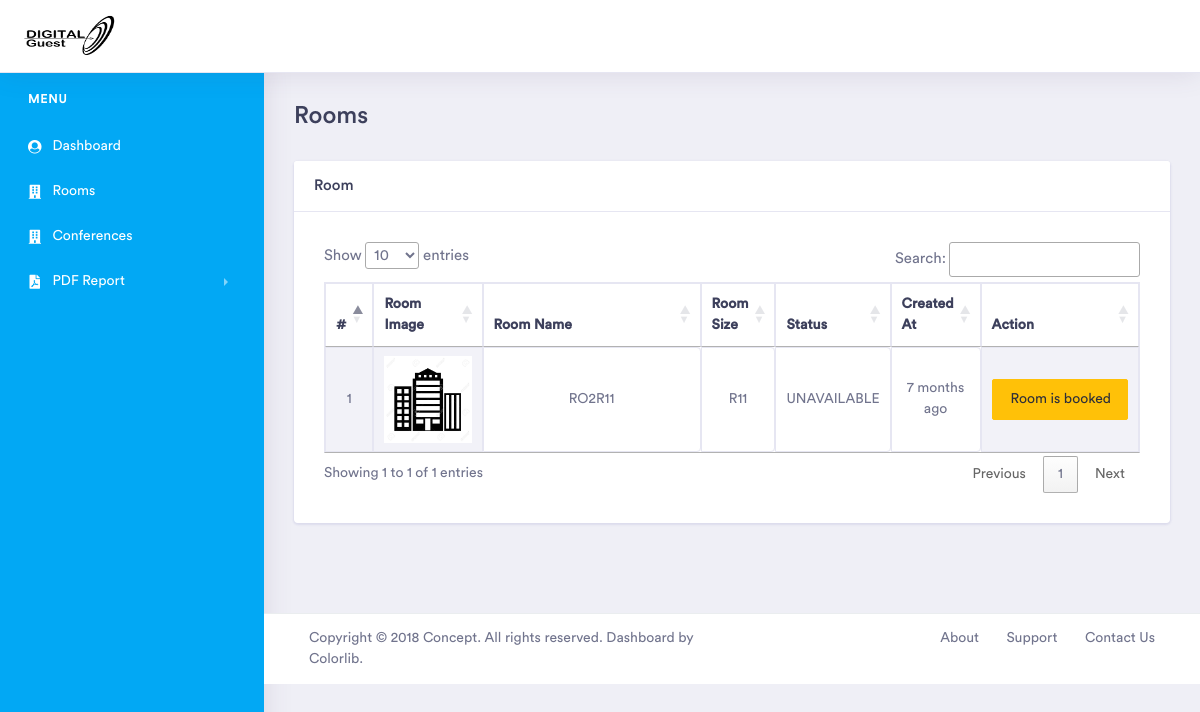
The page /visitorsadmin/room on the database as committed earlier.
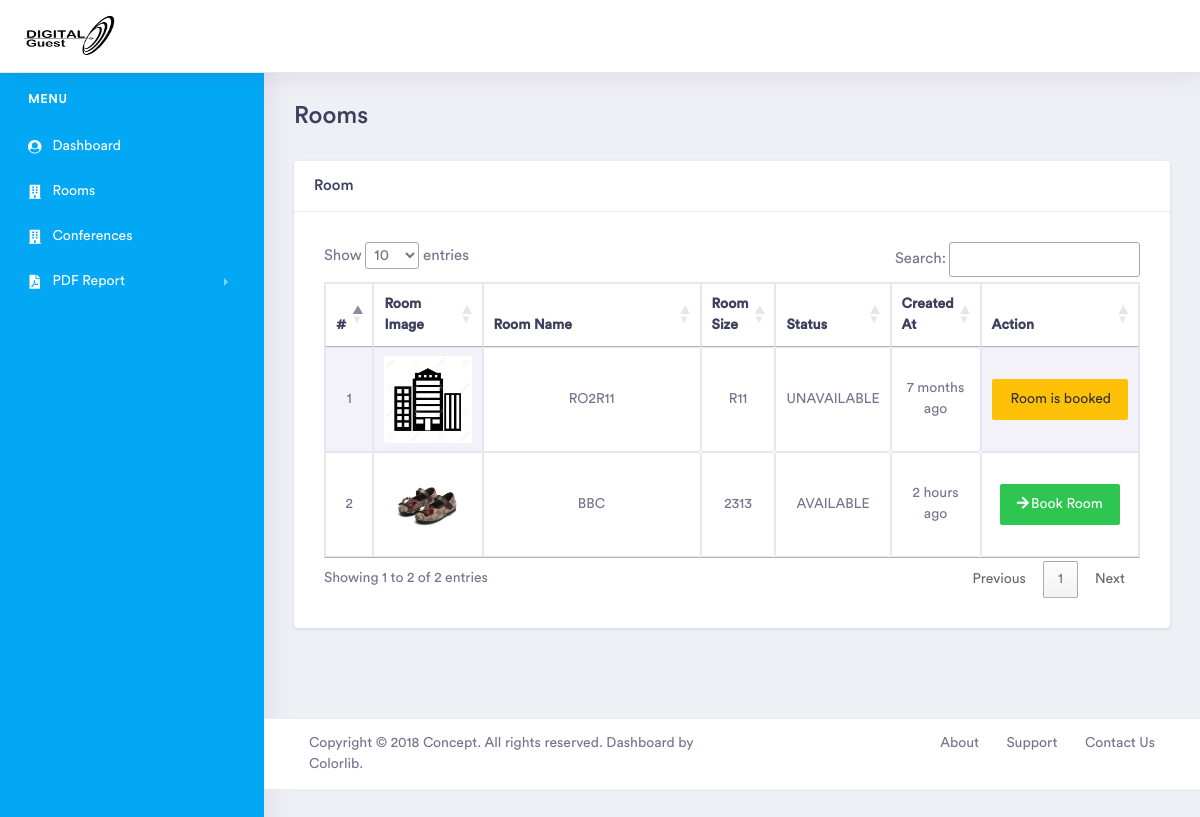
The same page on the database as committed later.
### visitorsfront/models.py (models this page shows, shortened)
class Room(models.Model):
    room_name = models.CharField(max_length=200, null=False, blank=False)
    room_number = models.CharField(max_length=200, null=False, blank=False)
    room_image = models.ImageField(max_length=200, null=False, blank=False, upload_to='rooms')
    created_at = models.DateTimeField(auto_now_add=True)
    updated_at = models.DateTimeField(auto_now=True)
    ROOM_STATUS=(
        ('AVAILABLE', 'Available'),
        ('UNAVAILABLE','Unavailable'),
    )
    status = models.CharField(choices=ROOM_STATUS, max_length=200, null=False, blank=False, default='AVAILABLE')

### visitorsadmin/views.py (the view)
# urls.py: path('room', views.room, name='room'),
def room(request):
    rooms =Room.objects.all()
    context = {
        'rooms': rooms,
    }
    return render(request, 'tulia/orders/new_orders.html', context)

### visitorsadmin/templatetags/call_method.py (called while the page is built)
@register.filter(name='if_admin')
def if_admin(request):
    user=request.user.id
    admin = User.objects.filter(id=user, is_superuser=True).first()
    if admin:
        return True
    return False

@register.filter(name='if_user_has_booked_a_room')
def if_user_has_booked_a_room(request, room_id):
    user = request.user
    room = Room.objects.filter(id=room_id).first()
    visitor = Visitor.objects.filter(user_ptr_id=user.id).first()
    v_room = Room_visitor.objects.filter(visitor=visitor, room=room, status='BOOKED').last()
    if v_room:
        return True
    else:
        return False

### visitorsadmin/templates/tulia/orders/new_orders.html (shortened to what this page needs)
{% extends 'tulia/dashboard/dashboard.html' %}
{% load humanize %}
{% load static %}
{% load call_method %}
{% block content %}
    <div class="dashboard-wrapper">
            <div class="container-fluid  dashboard-content">
                <div class="row">
                    <div class="col-xl-12 col-lg-12 col-md-12 col-sm-12 col-12">
                        <div class="page-header">
                            <h2 class="pageheader-title">Rooms</h2>
                        </div>
                    </div>
                </div>
                <div class="row">
                    <div class="col-xl-12 col-lg-12 col-md-12 col-sm-12 col-12">
                        <div class="card">
                            <h5 class="card-header">Room
                            </h5>
                            <div class="card-body">
                                <div class="table-responsive">
                                 {% if rooms|length > 0 %}
                                    <div class="main-chart" id="line-chart" style="padding: 10px">
                                       <table id="myTable" class="example table table-striped table-bordered" style="">
                                            <thead>
                                                <tr class="text-capitalize">
                                                    <th>#</th>
                                                    <th>Room Image</th>
                                                    <th>Room Name</th>
                                                    <th>Room Size</th>
                                                    <th>Status</th>
                                                    <th>Created At</th>
                                                    <th>Action</th>
                                                </tr>
                                            </thead>
                                            <tbody>
                                                {% for room in rooms %}
                                                    <tr class="text-center ">
                                                        <td>{{ forloop.counter }}</td>
                                                         <td class="tb-data tb-data" style="width: 110px; position: relative">
                                                            <div class="product-image ">
                                                               <img style="width: 100%;" src="{{ room.room_image.url }}" alt="{{ room.room_name }}">
                                                            </div>
                                                        </td>
                                                        <td class="product-details" style="width: 299px; text-transform: uppercase;">{{ room.room_name }}</td>
                                                        <td class="product-details" style="">{{ room.room_number }}</td>
                                                        <td class="product-details" style="">
                                                            {% if not request|if_admin %}
                                                                {{ room.status }}
                                                            {% endif %}
                                                        </td>
                                                        <td class="product-details" style="">{{ room.created_at|naturaltime}}</td>
                                                        <td>
                                                            {% if request|if_admin %}
                                                                <a href="" class="btn btn-success" data-toggle="modal" data-target="#productedit{{ room.id }}"><i class="fas fa-pencil-alt"></i> Edit</a>
                                                                <a href="{% url 'VisitorsAdmin:deleteroom' room.id %}"  class="btn btn-danger"><i class="fas fa-trash " style="padding-right: 2px"></i>Delete Room</a>
                                                            {% else %}
                                                                {% if room.status == 'AVAILABLE' %}
                                                                <a href="{% url 'VisitorsAdmin:bookroom' room.id %}"  class="btn btn-success"><i class="fas fa-arrow-right" style="padding-right: 2px"></i>Book Room</a>
                                                                {% else %}
                                                                    {% if request|if_user_has_booked_a_room:room.id %}
                                                                        <a href="{% url 'VisitorsAdmin:bookroom' room.id %}"  class="btn btn-danger"><i class="fas fa-arrow-right" style="padding-right: 2px"></i>UnBook Room</a>
                                                                    {% else %}
                                                                        <a href=""  class="btn btn-warning">Room is booked</a>
                                                                    {% endif %}
                                                                {% endif %}
                                                            {% endif %}
                                                        </td>
                                                    </tr>
                                                {% endfor %}
                                            </tbody>
                                       </table>
                                    </div>
                                {% endif %}
                                </div>
                            </div>
                        </div>
                    </div>
                </div>
            </div>
            <div class="footer">
                <div class="container-fluid">
                    <div class="row">
                        <div class="col-xl-6 col-lg-6 col-md-12 col-sm-12 col-12">
                            Copyright © 2018 Concept. All rights reserved. Dashboard by <a href="https://colorlib.com/wp/">Colorlib</a>.
                        </div>
                        <div class="col-xl-6 col-lg-6 col-md-12 col-sm-12 col-12">
                            <div class="text-md-right footer-links d-none d-sm-block">
                                <a href="javascript: void(0);">About</a>
                                <a href="javascript: void(0);">Support</a>
                                <a href="javascript: void(0);">Contact Us</a>
                            </div>
                        </div>
                    </div>
                </div>
            </div>
        </div>
{% endblock content %}

### visitorsadmin/templates/tulia/dashboard/dashboard.html (shortened to what this page needs)
<!doctype html>
{% load static %}
{% load call_method %}
{% load humanize %}
<html lang="en">
<head>
    <link rel="stylesheet" href="{% static 'assets/vendor/bootstrap/css/bootstrap.min.css' %}">
    <link href="{% static 'assets/vendor/fonts/circular-std/style.css' %}" rel="stylesheet">
    <link rel="stylesheet" href="{% static 'assets/libs/css/style.css' %}">
    <link rel="stylesheet" href="{% static 'assets/vendor/fonts/fontawesome/css/fontawesome-all.css' %}">
    <link rel="stylesheet" href="{% static 'assets/vendor/charts/chartist-bundle/chartist.css' %}">
    <link rel="stylesheet" href="{% static 'assets/vendor/charts/morris-bundle/morris.css' %}">
    <link rel="stylesheet" href="{% static 'assets/vendor/fonts/material-design-iconic-font/css/materialdesignicons.min.css' %}">
    <link rel="stylesheet" href="{% static 'assets/vendor/charts/c3charts/c3.css' %}">
    <link rel="stylesheet" href="{% static 'assets/vendor/fonts/flag-icon-css/flag-icon.min.css' %}">
    <link rel="stylesheet" href="https://cdn.datatables.net/1.10.20/css/jquery.dataTables.min.css">
</head>
<body>
    <div class="dashboard-main-wrapper">
        <div class="dashboard-header">
            <nav class="navbar navbar-expand-lg bg-white fixed-top">
                <a class="navbar-brand" href="{% url 'VisitorsAdmin:home' %}">
                    <img style="height: 50px; width: 100px; overflow:hidden;" src="{% static 'assets/Chiropractic 1.png' %}" alt="">
                </a>
                <div class="collapse navbar-collapse " id="navbarSupportedContent">
                    <ul class="navbar-nav ml-auto navbar-right-top">
                        <li class="nav-item dropdown nav-user">
                            <a class="nav-link nav-user-img text-dark" href="#" id="navbarDropdownMenuLink2" data-toggle="dropdown">{{ request.user.username }}</a>
                        </li>
                    </ul>
                </div>
            </nav>
        </div>
        <div class="nav-left-sidebar sidebar-dark">
            <div class="menu-list">
                <nav class="navbar navbar-expand-lg navbar-light">
                    <div class="collapse navbar-collapse" id="navbarNav">
                        <ul class="navbar-nav flex-column">
                            <li class="nav-divider">
                                Menu
                            </li>
                            <li class="nav-item ">
                                <a class="nav-link " href="{% url 'VisitorsAdmin:home' %}">
                                    <i class="fa fa-fw fa-user-circle"></i>Dashboard
                                </a>
                            </li>
                            <li class="nav-item">
                                <a class="nav-link" href="{% url 'VisitorsAdmin:room' %}" ><i class="fa fa-fw fa-building"></i>Rooms</a>
                            </li>
                            <li class="nav-item">
                                <a class="nav-link" href="{% url 'VisitorsAdmin:conference' %}" ><i class="fa fa-fw fa-building"></i>Conferences</a>
                            </li>
                                <li class="nav-item">
                                    <a class="nav-link" href="#" data-toggle="collapse" aria-expanded="false" data-target="#submenu-48" aria-controls="submenu-48" ><i class="fa fa-fw fa-file-pdf"></i>PDF Report</a>
                                </li>
                        </ul>
                    </div>
                </nav>
            </div>
        </div>
    <div class="col-sm-7" style="margin: 0 auto;">
    </div>
        {% block content %}
        {% endblock content %}
    </div>
{% load sweetify %}
</body>
</html>

Rows that differ between the two databases and show on the page:
added Room: room_image (picture), room_name "BBC", room_number "2313", status "AVAILABLE", created_at "2 hours ago", shows "Book Room"
Other text that changed with them:
text written by a page script: "Show entries Search: Showing 1 to 1 of 1 entries Previous 1 Next" → "Show entries Search: Showing 1 to 2 of 2 entries Previous 1 Next"
